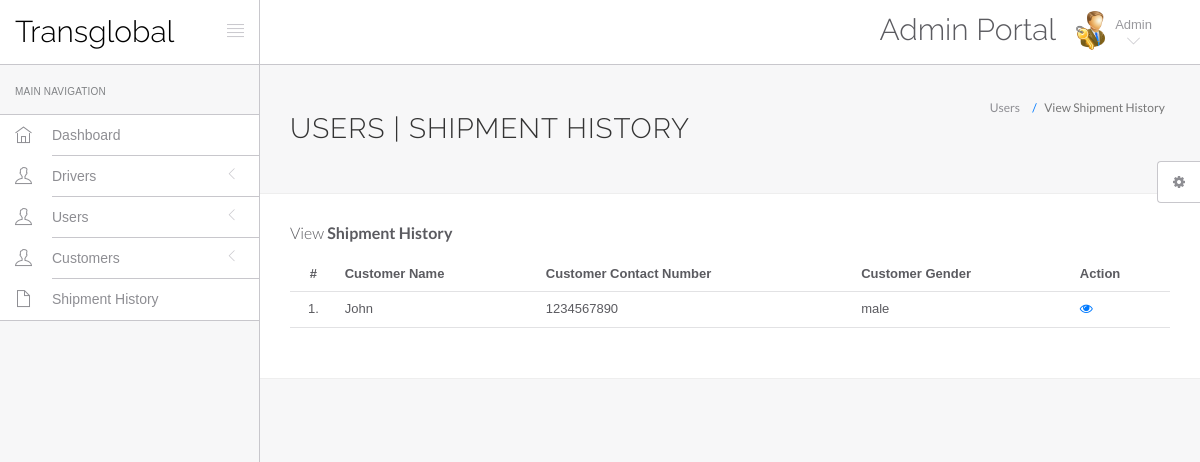
/hms/manage-medhistory.php (signed in), run on the app's committed database.
### tables this page shows
CREATE TABLE IF NOT EXISTS `tblpatient` (
  `ID` int(10) NOT NULL AUTO_INCREMENT,
  `Docid` int(10) DEFAULT NULL,
  `PatientName` varchar(200) DEFAULT NULL,
  `PatientContno` bigint(10) DEFAULT NULL,
  `PatientEmail` varchar(200) DEFAULT NULL,
  `PatientGender` varchar(50) DEFAULT NULL,
  `PatientAdd` mediumtext DEFAULT NULL,
  `PatientAge` int(10) DEFAULT NULL,
  `PatientMedhis` mediumtext DEFAULT NULL,
  PRIMARY KEY (`ID`)
);

### hms/manage-medhistory.php (the view, shortened to what this page needs)
<?php
include('include/config.php');
?>
<!DOCTYPE html>
<html lang="en">
	<head>
		<link rel="stylesheet" href="vendor/bootstrap/css/bootstrap.min.css">
		<link rel="stylesheet" href="vendor/fontawesome/css/font-awesome.min.css">
		<link rel="stylesheet" href="vendor/themify-icons/themify-icons.min.css">
		<link rel="stylesheet" href="assets/css/styles.css">
	</head>
	<body>
		<div id="app">
<?php include('include/sidebar.php');?>
<div class="app-content">
<?php include('include/header.php');?>
<div class="main-content" >
<div class="wrap-content container" id="container">
<section id="page-title">
<div class="row">
<div class="col-sm-8">
<h1 class="mainTitle">Users | Shipment History</h1>
</div>
<ol class="breadcrumb">
<li>
<span>Users</span>
</li>
<li class="active">
<span>View Shipment History</span>
</li>
</ol>
</div>
</section>
<div class="container-fluid container-fullw bg-white">
<div class="row">
<div class="col-md-12">
<h5 class="over-title margin-bottom-15">View <span class="text-bold">Shipment History</span></h5>
<table class="table table-hover" id="sample-table-1">
<thead>
<tr>
<th class="center">#</th>
<th>Customer Name</th>
<th>Customer Contact Number</th>
<th>Customer Gender </th>
<th>Action</th>
</tr>
</thead>
<tbody>
<?php
$uid=$_SESSION['id'];
$sql=mysqli_query($con,"select tblpatient.* from tblpatient join users on users.email=tblpatient.PatientEmail where users.id='$uid'");
$cnt=1;
while($row=mysqli_fetch_array($sql))
{
?>
<tr>
<td class="center"><?php echo $cnt;?>.</td>
<td class="hidden-xs"><?php echo $row['PatientName'];?></td>
<td><?php echo $row['PatientContno'];?></td>
<td><?php echo $row['PatientGender'];?></td>
<td>
<a href="view-medhistory.php?viewid=<?php echo $row['ID'];?>"><i class="fa fa-eye"></i></a>
</td>
</tr>
<?php
$cnt=$cnt+1;
 }?></tbody>
</table>
</div>
</div>
</div>
</div>
</div>
</div>
</div>
	<?php include('include/setting.php');?>
	</body>
</html>

### data on the page
tblpatient: PatientName "John", PatientContno "1234567890", PatientGender "male"
